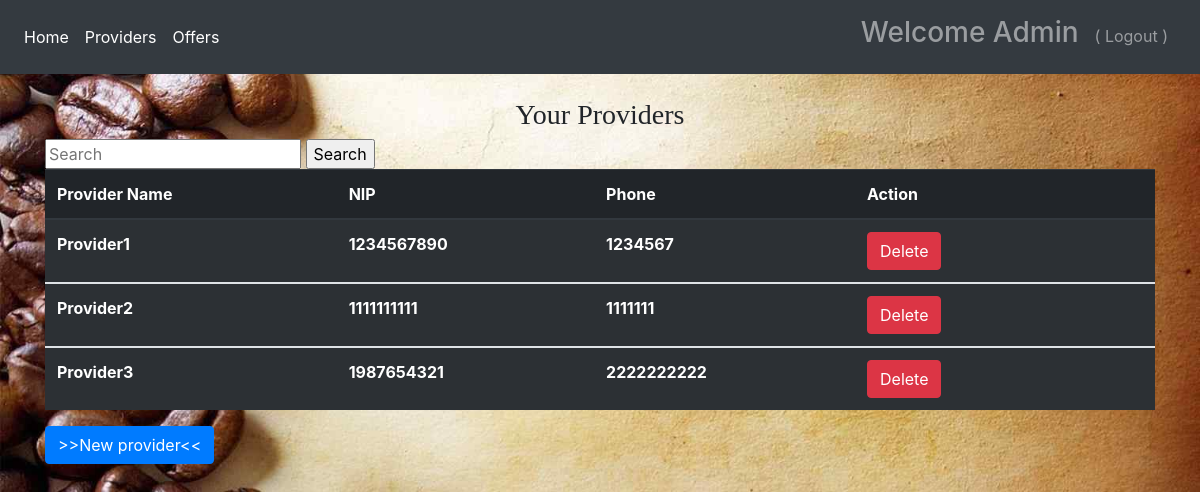
The page /providers/ (signed in) on the database its author committed.
### providers/models.py (models this page shows)
class Provider(models.Model):
    Provider_name = models.CharField(max_length=200,unique=True,primary_key=True)
    Provider_NIP = models.IntegerField(validators=[RegexValidator(regex='^[0-9]{10}$', message='Length has to be 10')],unique=True)
    Provider_Phone = models.IntegerField(validators=[RegexValidator(regex='^[0-9]{7,16}$', message='Atleast 7 and less than 16 digits')],unique=True)
    Provider_UserId = models.IntegerField(null=True)
    def __str__(self):
        return self.Provider_name

### providers/views.py (the view)
# urls.py: path('providers/',include('providers.urls')),
@login_required
def providers(request):
    providers_list = Provider.objects.all()
    print(providers_list)
    query = request.GET.get("q")
    if query:
        providers_list = providers_list.filter(
            Q(Provider_name__icontains=query) |
            Q(Provider_NIP__icontains=query)|
            Q(Provider_Phone__icontains=query)
        )
    return render(request, 'providers/providers.html',{'Providers': providers_list})

### providers/templates/providers/providers.html (shortened to what this page needs)
<!DOCTYPE html>
{% load staticfiles %}
<html lang="en">
<head>
    <link rel="stylesheet" type="text/css" href="{% static 'signup/bootstrap-4.1.2-dist/css/bootstrap.min.css'%}"/>
    <link rel="stylesheet" type="text/css" href="{% static 'providers/providers.css'%}"/>
</head>
{% include "offers/navbar.html" %}
<body>
<br>
<div class="container">
<div class="conteiner">
<div class="title">
        <h3>Your Providers</h3>
          </div>
</div>
<form method="GET" action="">
    <input type="text" name="q" placeholder="Search" value="{{request.GET.q}}">
    <input type="submit" value="Search">
</form>
    <table id ="myTable" class="table table-dark table-striped">
        <thead>
        <tr>
                <th>
                    Provider Name
                </th>
               <th>
                   NIP
               </th>
                <th>
                    Phone
                </th>
        <th>
            Action
        </th>
        </tr>
        </thead>
        {%  for provider in Providers %}
    <tbody>
            <tr>
           <th>
            {{ provider.Provider_name }}
           </th>
                <th>
            {{ provider.Provider_NIP }}
           </th>
                <th>
            {{ provider.Provider_Phone }}
           </th>
    <th width="300">
        <a href="{% url 'delete_provider' provider.Provider_name %}" class="btn btn-danger" role="button">Delete</a>
    </th>
    </tr>
    </tbody>
        {% endfor %}
    </table>
        <a href ="{% url 'new_provider' %}" class="btn btn-primary" role="button"> >>New provider<<</a>
</div>
</body>
</html>

### offers/templates/offers/navbar.html (shortened to what this page needs)
<nav class="navbar navbar-expand-sm bg-dark navbar-dark">
  <ul class="navbar-nav">
    <li class="nav-item active">
      <a class="nav-link" href="{% url 'home' %}">Home</a>
    </li>
    <li class="nav-item active">
      <a class="nav-link" href="{% url  'providers' %}">Providers</a>
    </li>
    <li class="nav-item active">
      <a class="nav-link" href="{% url 'offers' %}">Offers</a>
    </li>
  </ul>
    <ul class="navbar-nav  ml-auto">
        {%if   user.username %}
               <h3 class="navbar-text"> Welcome {{  user.username}}</h3>
            <li class="nav-link">
            <a class="nav-link" href="{% url 'logout' %}?next=/">( Logout )</a>
            </li>
    </ul>
{% endif %}
</nav>

### providers/static/providers/providers.css (style rules this page uses)
body { background-image: url('../media/bg.jpg'); background-repeat: no-repeat; background-size: cover; }
table, th, td { max-width: 300px; margin: 0 auto; word-wrap:break-word; table-layout:auto; }
.conteiner { text-align: center; margin: auto; }
.title { margin: auto; font-family: signinfont; text-align: center; font-size: 50px; }

### rows shown on the page
Provider: Provider_name "Provider1", Provider_NIP "1234567890", Provider_Phone "1234567"
Provider: Provider_name "Provider2", Provider_NIP "1111111111", Provider_Phone "1111111"
Provider: Provider_name "Provider3", Provider_NIP "1987654321", Provider_Phone "2222222222"

### other values the page prints
{{ user.username }} "Admin"
